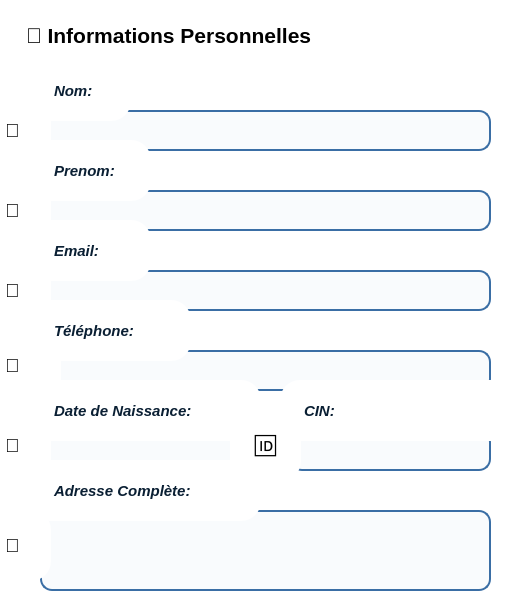
       <widget class="QFrame" name="frame_35">
        <property name="geometry">
         <rect>
          <x>20</x>
          <y>160</y>
          <width>521</width>
          <height>601</height>
         </rect>
        </property>
        <property name="styleSheet">
         <string notr="true">background: white;
border-radius: 20px;
padding: 20px;
</string>
        </property>
        <property name="frameShape">
         <enum>QFrame::Shape::StyledPanel</enum>
        </property>
        <property name="frameShadow">
         <enum>QFrame::Shadow::Raised</enum>
        </property>
        <widget class="QLineEdit" name="lineEdit_27">
         <property name="geometry">
          <rect>
           <x>40</x>
           <y>110</y>
           <width>451</width>
           <height>41</height>
          </rect>
         </property>
         <property name="styleSheet">
          <string notr="true">QLineEdit {
    background-color: #F9FBFD;          /* fond clair élégant */
    border: 2px solid #3A6EA5;           /* bleu marine clair */
    border-radius: 12px;
    padding: 10px 14px;
    color: #0A1F33;                      /* texte bleu marine foncé */
    font-size: 14px;
    font-weight: 500;
}

/* Quand le champ est sélectionné */
QLineEdit:focus {
    background-color: white;
    border: 2px solid #1E3A5F;           /* focus plus foncé */
}

/* Hover */
QLineEdit:hover {
    border: 2px solid #2F5D8A;
}
</string>
         </property>
         <property name="text">
          <string/>
         </property>
        </widget>
        <widget class="QFrame" name="frame_36">
         <property name="geometry">
          <rect>
           <x>0</x>
           <y>0</y>
           <width>521</width>
           <height>71</height>
          </rect>
         </property>
         <property name="styleSheet">
          <string notr="true">background-color: qlineargradient(
    spread:pad,
    x1:0, y1:0,
    x2:0, y2:1,
    stop:0 #3A6EA5,
    stop:1 #1E3A5F
);

</string>
         </property>
         <property name="frameShape">
          <enum>QFrame::Shape::StyledPanel</enum>
         </property>
         <property name="frameShadow">
          <enum>QFrame::Shadow::Raised</enum>
         </property>
         <widget class="QLabel" name="label_101">
          <property name="geometry">
           <rect>
            <x>0</x>
            <y>0</y>
            <width>521</width>
            <height>71</height>
           </rect>
          </property>
          <property name="font">
           <font>
            <pointsize>16</pointsize>
            <italic>false</italic>
            <bold>true</bold>
           </font>
          </property>
          <property name="styleSheet">
           <string notr="true">background-color: qlineargradient(
        x1:0, y1:0,
        x2:0, y2:1,
        stop:0 #276646,
        stop:0.5 #34885A,
        stop:1 #1B3A2F
    );</string>
          </property>
          <property name="text">
           <string>👤 Informations Personnelles</string>
          </property>
         </widget>
        </widget>
        <widget class="QLabel" name="label_102">
         <property name="geometry">
          <rect>
           <x>-20</x>
           <y>100</y>
           <width>71</width>
           <height>61</height>
          </rect>
         </property>
         <property name="font">
          <font>
           <pointsize>14</pointsize>
          </font>
         </property>
         <property name="text">
          <string>👤</string>
         </property>
        </widget>
        <widget class="QLineEdit" name="lineEdit_28">
         <property name="geometry">
          <rect>
           <x>40</x>
           <y>190</y>
           <width>451</width>
           <height>41</height>
          </rect>
         </property>
         <property name="styleSheet">
          <string notr="true">QLineEdit {
    background-color: #F9FBFD;          /* fond clair élégant */
    border: 2px solid #3A6EA5;           /* bleu marine clair */
    border-radius: 12px;
    padding: 10px 14px;
    color: #0A1F33;                      /* texte bleu marine foncé */
    font-size: 14px;
    font-weight: 500;
}

/* Quand le champ est sélectionné */
QLineEdit:focus {
    background-color: white;
    border: 2px solid #1E3A5F;           /* focus plus foncé */
}

/* Hover */
QLineEdit:hover {
    border: 2px solid #2F5D8A;
}
</string>
         </property>
         <property name="text">
          <string/>
         </property>
        </widget>
        <widget class="QLabel" name="label_103">
         <property name="geometry">
          <rect>
           <x>-20</x>
           <y>180</y>
           <width>71</width>
           <height>61</height>
          </rect>
         </property>
         <property name="font">
          <font>
           <pointsize>14</pointsize>
          </font>
         </property>
         <property name="text">
          <string>👤</string>
         </property>
        </widget>
        <widget class="QLabel" name="label_104">
         <property name="geometry">
          <rect>
           <x>30</x>
           <y>60</y>
           <width>101</width>
           <height>61</height>
          </rect>
         </property>
         <property name="font">
          <font>
           <pointsize>11</pointsize>
           <italic>true</italic>
           <bold>true</bold>
          </font>
         </property>
         <property name="styleSheet">
          <string notr="true"> color: #0A1F33;  </string>
         </property>
         <property name="text">
          <string>Nom:</string>
         </property>
        </widget>
        <widget class="QLabel" name="label_105">
         <property name="geometry">
          <rect>
           <x>30</x>
           <y>140</y>
           <width>121</width>
           <height>61</height>
          </rect>
         </property>
         <property name="font">
          <font>
           <pointsize>11</pointsize>
           <italic>true</italic>
           <bold>true</bold>
          </font>
         </property>
         <property name="styleSheet">
          <string notr="true"> color: #0A1F33;  </string>
         </property>
         <property name="text">
          <string>Prenom:</string>
         </property>
        </widget>
        <widget class="QLineEdit" name="lineEdit_29">
         <property name="geometry">
          <rect>
           <x>40</x>
           <y>270</y>
           <width>451</width>
           <height>41</height>
          </rect>
         </property>
         <property name="styleSheet">
          <string notr="true">QLineEdit {
    background-color: #F9FBFD;          /* fond clair élégant */
    border: 2px solid #3A6EA5;           /* bleu marine clair */
    border-radius: 12px;
    padding: 10px 14px;
    color: #0A1F33;                      /* texte bleu marine foncé */
    font-size: 14px;
    font-weight: 500;
}

/* Quand le champ est sélectionné */
QLineEdit:focus {
    background-color: white;
    border: 2px solid #1E3A5F;           /* focus plus foncé */
}

/* Hover */
QLineEdit:hover {
    border: 2px solid #2F5D8A;
}
</string>
         </property>
         <property name="text">
          <string/>
         </property>
        </widget>
        <widget class="QLabel" name="label_106">
         <property name="geometry">
          <rect>
           <x>30</x>
           <y>220</y>
           <width>121</width>
           <height>61</height>
          </rect>
         </property>
         <property name="font">
          <font>
           <pointsize>11</pointsize>
           <italic>true</italic>
           <bold>true</bold>
          </font>
         </property>
         <property name="styleSheet">
          <string notr="true"> color: #0A1F33;  </string>
         </property>
         <property name="text">
          <string>Email:</string>
         </property>
        </widget>
        <widget class="QLabel" name="label_107">
         <property name="geometry">
          <rect>
           <x>-20</x>
           <y>260</y>
           <width>71</width>
           <height>61</height>
          </rect>
         </property>
         <property name="font">
          <font>
           <pointsize>14</pointsize>
          </font>
         </property>
         <property name="text">
          <string>📧</string>
         </property>
        </widget>
        <widget class="QLineEdit" name="lineEdit_30">
         <property name="geometry">
          <rect>
           <x>40</x>
           <y>350</y>
           <width>451</width>
           <height>41</height>
          </rect>
         </property>
         <property name="styleSheet">
          <string notr="true">QLineEdit {
    background-color: #F9FBFD;          /* fond clair élégant */
    border: 2px solid #3A6EA5;           /* bleu marine clair */
    border-radius: 12px;
    padding: 10px 14px;
    color: #0A1F33;                      /* texte bleu marine foncé */
    font-size: 14px;
    font-weight: 500;
}

/* Quand le champ est sélectionné */
QLineEdit:focus {
    background-color: white;
    border: 2px solid #1E3A5F;           /* focus plus foncé */
}

/* Hover */
QLineEdit:hover {
    border: 2px solid #2F5D8A;
}
</string>
         </property>
         <property name="text">
          <string/>
         </property>
        </widget>
        <widget class="QLabel" name="label_108">
         <property name="geometry">
          <rect>
           <x>30</x>
           <y>300</y>
           <width>161</width>
           <height>61</height>
          </rect>
         </property>
         <property name="font">
          <font>
           <pointsize>11</pointsize>
           <italic>true</italic>
           <bold>true</bold>
          </font>
         </property>
         <property name="styleSheet">
          <string notr="true"> color: #0A1F33;  </string>
         </property>
         <property name="text">
          <string>Téléphone:</string>
         </property>
        </widget>
        <widget class="QLabel" name="label_109">
         <property name="geometry">
          <rect>
           <x>-20</x>
           <y>330</y>
           <width>81</width>
           <height>71</height>
          </rect>
         </property>
         <property name="font">
          <font>
           <pointsize>14</pointsize>
          </font>
         </property>
         <property name="text">
          <string>📱</string>
         </property>
        </widget>
        <widget class="QLineEdit" name="lineEdit_31">
         <property name="geometry">
          <rect>
           <x>40</x>
           <y>430</y>
           <width>201</width>
           <height>41</height>
          </rect>
         </property>
         <property name="styleSheet">
          <string notr="true">QLineEdit {
    background-color: #F9FBFD;          /* fond clair élégant */
    border: 2px solid #3A6EA5;           /* bleu marine clair */
    border-radius: 12px;
    padding: 10px 14px;
    color: #0A1F33;                      /* texte bleu marine foncé */
    font-size: 14px;
    font-weight: 500;
}

/* Quand le champ est sélectionné */
QLineEdit:focus {
    background-color: white;
    border: 2px solid #1E3A5F;           /* focus plus foncé */
}

/* Hover */
QLineEdit:hover {
    border: 2px solid #2F5D8A;
}
</string>
         </property>
         <property name="text">
          <string/>
         </property>
        </widget>
        <widget class="QLabel" name="label_110">
         <property name="geometry">
          <rect>
           <x>30</x>
           <y>380</y>
           <width>231</width>
           <height>61</height>
          </rect>
         </property>
         <property name="font">
          <font>
           <pointsize>11</pointsize>
           <italic>true</italic>
           <bold>true</bold>
          </font>
         </property>
         <property name="styleSheet">
          <string notr="true"> color: #0A1F33;  </string>
         </property>
         <property name="text">
          <string>Date de Naissance:</string>
         </property>
        </widget>
        <widget class="QLabel" name="label_111">
         <property name="geometry">
          <rect>
           <x>-20</x>
           <y>410</y>
           <width>71</width>
           <height>71</height>
          </rect>
         </property>
         <property name="font">
          <font>
           <pointsize>14</pointsize>
          </font>
         </property>
         <property name="text">
          <string>📅</string>
         </property>
        </widget>
        <widget class="QLineEdit" name="lineEdit_32">
         <property name="geometry">
          <rect>
           <x>290</x>
           <y>430</y>
           <width>201</width>
           <height>41</height>
          </rect>
         </property>
         <property name="styleSheet">
          <string notr="true">QLineEdit {
    background-color: #F9FBFD;          /* fond clair élégant */
    border: 2px solid #3A6EA5;           /* bleu marine clair */
    border-radius: 12px;
    padding: 10px 14px;
    color: #0A1F33;                      /* texte bleu marine foncé */
    font-size: 14px;
    font-weight: 500;
}

/* Quand le champ est sélectionné */
QLineEdit:focus {
    background-color: white;
    border: 2px solid #1E3A5F;           /* focus plus foncé */
}

/* Hover */
QLineEdit:hover {
    border: 2px solid #2F5D8A;
}
</string>
         </property>
         <property name="text">
          <string/>
         </property>
        </widget>
        <widget class="QLabel" name="label_112">
         <property name="geometry">
          <rect>
           <x>280</x>
           <y>380</y>
           <width>231</width>
           <height>61</height>
          </rect>
         </property>
         <property name="font">
          <font>
           <pointsize>11</pointsize>
           <italic>true</italic>
           <bold>true</bold>
          </font>
         </property>
         <property name="styleSheet">
          <string notr="true"> color: #0A1F33;  </string>
         </property>
         <property name="text">
          <string>CIN:</string>
         </property>
        </widget>
        <widget class="QLabel" name="label_113">
         <property name="geometry">
          <rect>
           <x>230</x>
           <y>410</y>
           <width>71</width>
           <height>71</height>
          </rect>
         </property>
         <property name="font">
          <font>
           <pointsize>14</pointsize>
          </font>
         </property>
         <property name="text">
          <string>🆔</string>
         </property>
        </widget>
        <widget class="QLineEdit" name="lineEdit_33">
         <property name="geometry">
          <rect>
           <x>40</x>
           <y>510</y>
           <width>451</width>
           <height>81</height>
          </rect>
         </property>
         <property name="styleSheet">
          <string notr="true">QLineEdit {
    background-color: #F9FBFD;          /* fond clair élégant */
    border: 2px solid #3A6EA5;           /* bleu marine clair */
    border-radius: 12px;
    padding: 10px 14px;
    color: #0A1F33;                      /* texte bleu marine foncé */
    font-size: 14px;
    font-weight: 500;
}

/* Quand le champ est sélectionné */
QLineEdit:focus {
    background-color: white;
    border: 2px solid #1E3A5F;           /* focus plus foncé */
}

/* Hover */
QLineEdit:hover {
    border: 2px solid #2F5D8A;
}
</string>
         </property>
         <property name="text">
          <string/>
         </property>
        </widget>
        <widget class="QLabel" name="label_114">
         <property name="geometry">
          <rect>
           <x>30</x>
           <y>460</y>
           <width>231</width>
           <height>61</height>
          </rect>
         </property>
         <property name="font">
          <font>
           <pointsize>11</pointsize>
           <italic>true</italic>
           <bold>true</bold>
          </font>
         </property>
         <property name="styleSheet">
          <string notr="true"> color: #0A1F33;  </string>
         </property>
         <property name="text">
          <string>Adresse Complète:</string>
         </property>
        </widget>
        <widget class="QLabel" name="label_115">
         <property name="geometry">
          <rect>
           <x>-20</x>
           <y>510</y>
           <width>71</width>
           <height>71</height>
          </rect>
         </property>
         <property name="font">
          <font>
           <pointsize>14</pointsize>
          </font>
         </property>
         <property name="text">
          <string>📍</string>
         </property>
        </widget>
       </widget>
